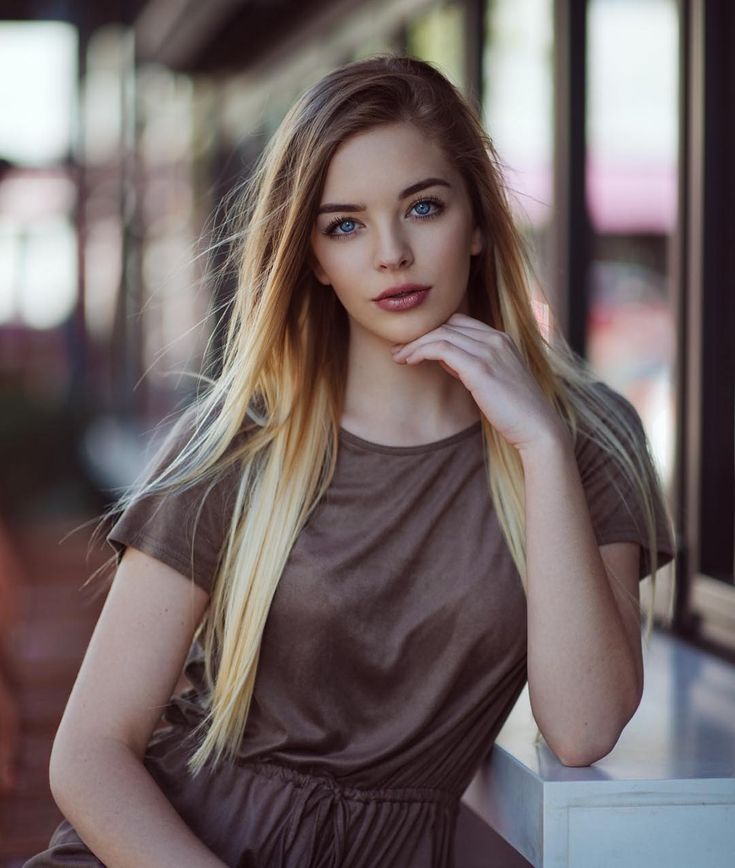
#> input picture girl2.jpg, 735 x 868 px
$ jupyter execute video.ipynb   (older library calls are emulated)
#> lines starting #> are read from the running program, lines starting #| are printed output that depends on the picture
[cell 1]
import cv2
import numpy as np
import matplotlib.pyplot as plt

# Leer la imagen
imagen = cv2.imread('girl2.jpg', cv2.IMREAD_GRAYSCALE)
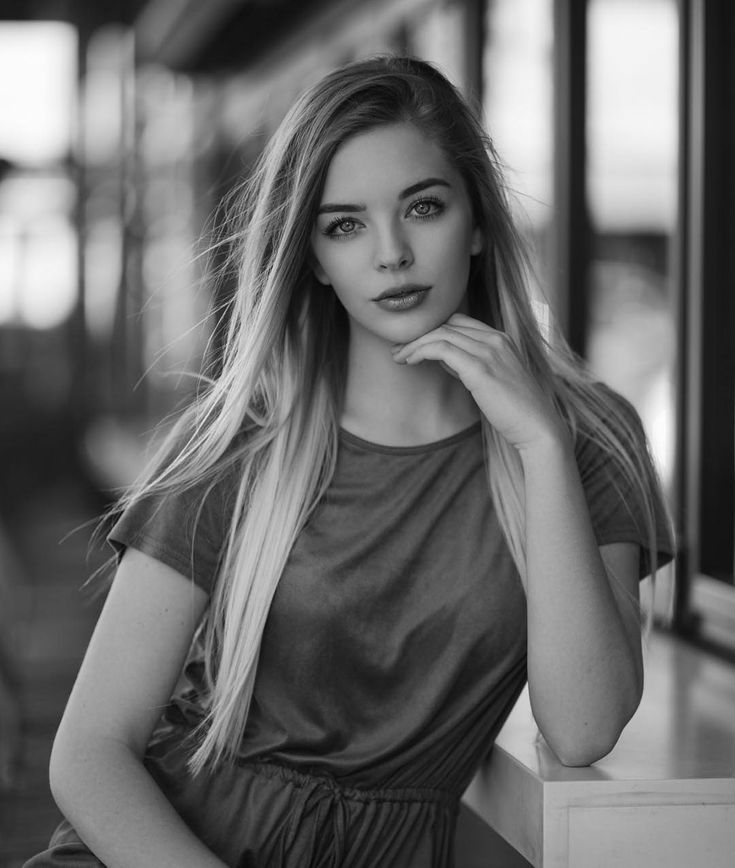
#> imagen: shape (868, 735); min 0, max 254, mean 106.1

# Aplicar el operador Laplaciano
laplaciano = cv2.Laplacian(imagen, cv2.CV_64F)
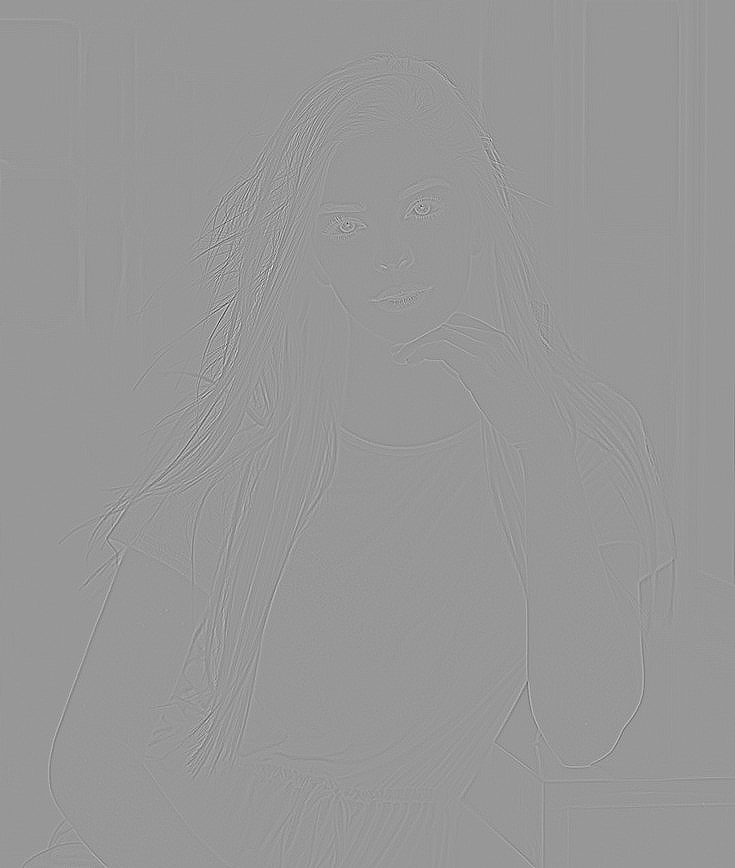
#> laplaciano: shape (868, 735) float64; min -382, max 261, mean 0; drawn with min black and max white

# Convertir los valores de píxeles a valores absolutos
laplaciano = np.uint8(np.absolute(laplaciano))
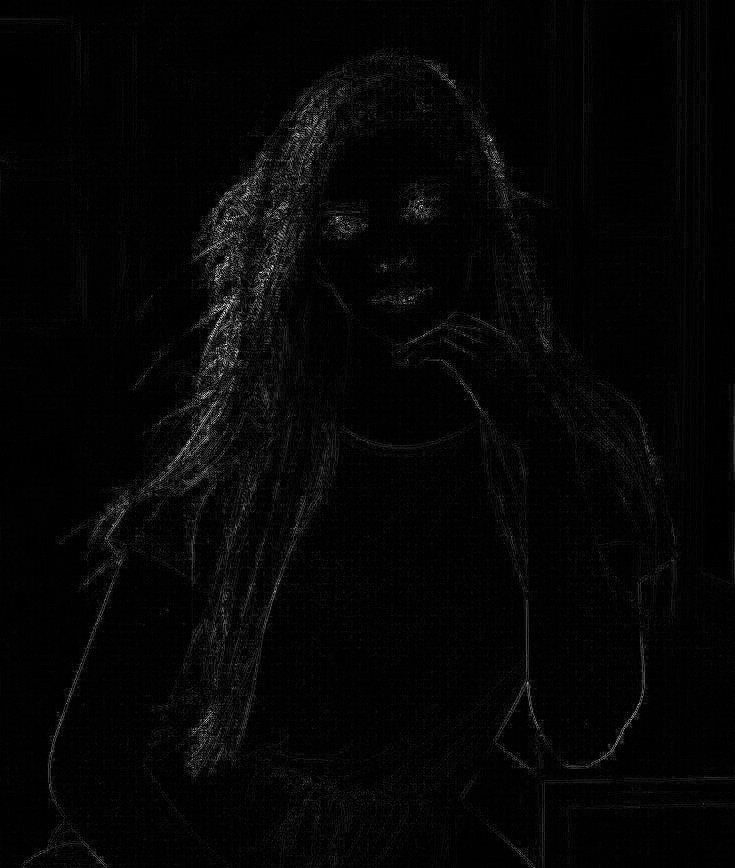
#> laplaciano: shape (868, 735); min 0, max 249, mean 5.7

# Mostrar la imagen original y la imagen con bordes detectados
plt.figure(figsize=(12, 6))
plt.subplot(1, 2, 1), plt.imshow(imagen, cmap='gray')
plt.title('Imagen Original'), plt.xticks([]), plt.yticks([])
plt.subplot(1, 2, 2), plt.imshow(laplaciano, cmap='gray')
plt.title('Bordes Detectados con Laplaciano'), plt.xticks([]), plt.yticks([])
plt.show()
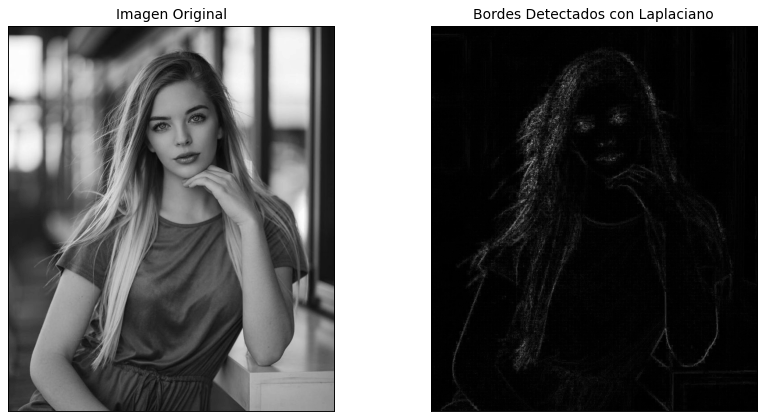
#> figure drawn by matplotlib, 2 panels

laplaciano del gausiano

[cell 2]
import cv2
import numpy as np
import matplotlib.pyplot as plt

# Leer la imagen en escala de grises
imagen = cv2.imread('girl2.jpg', cv2.IMREAD_GRAYSCALE)

# Aplicar filtro Gaussiano
imagen_suavizada = cv2.GaussianBlur(imagen, (3, 3), 0)  # Puedes ajustar el tamaño del kernel (3, 3) y la desviación estándar (0)

# Aplicar el operador Laplaciano
laplaciano = cv2.Laplacian(imagen_suavizada, cv2.CV_64F)
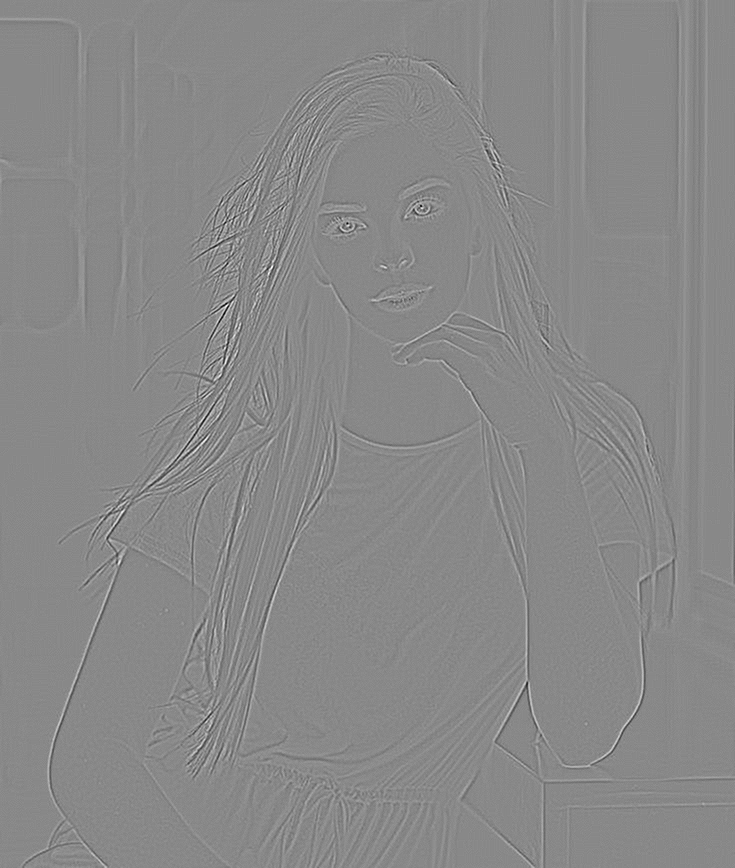
#> laplaciano: shape (868, 735) float64; min -87, max 75, mean 0; drawn with min black and max white

# Convertir los valores de píxeles a valores absolutos
laplaciano = np.uint8(np.absolute(laplaciano))
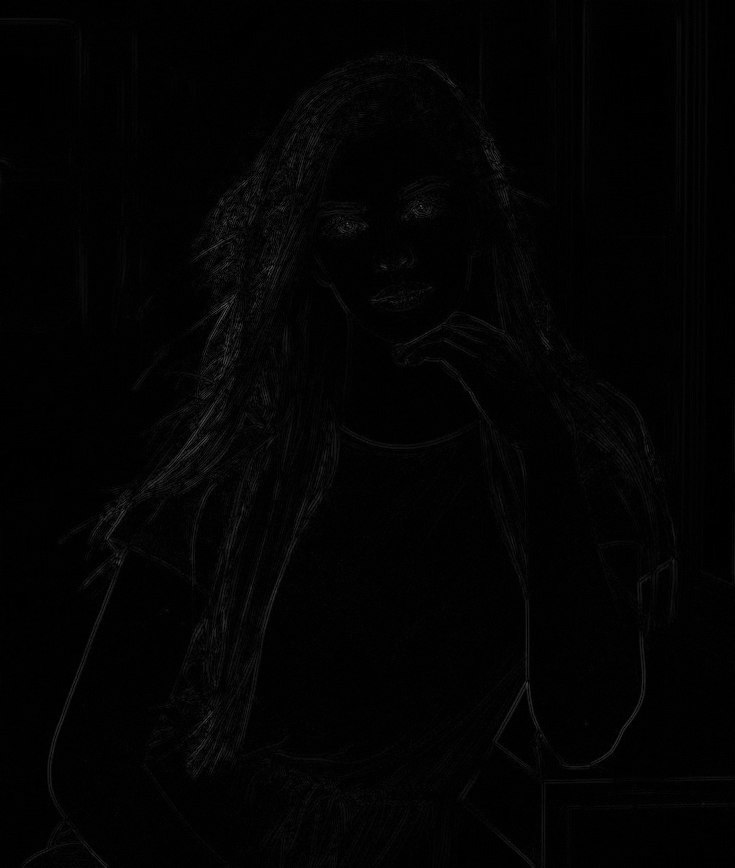
#> laplaciano: shape (868, 735); min 0, max 87, mean 2.9

# Mostrar la imagen original y la imagen con bordes detectados
plt.figure(figsize=(12, 6))

plt.subplot(1, 2, 1),
plt.imshow(imagen, cmap='gray')
plt.title('Imagen Original')

plt.subplot(1, 2, 2),
plt.imshow(laplaciano, cmap='gray')
plt.title('Bordes Detectados con LoG')
plt.show()

[cell 3]
import cv2
import  numpy as np
import matplotlib.pyplot as plt

imagen = cv2.imread('girl2.jpg', cv2.IMREAD_GRAYSCALE)

laplaciano = cv2.Laplacian(imagen, cv2.CV_64F)

laplaciano=np.uint8(np.absolute(laplaciano))

plt.figure(figsize=(12,6))
plt.subplot(1,2,1)
plt.imshow(imagen,cmap='gray')
plt.title('Imagen Original')

plt.subplot(1,2,2)
plt.imshow(laplaciano, cmap='gray')
plt.title('Bordes Detectados con Laplaciano')

plt.show()

$ run again, with girl1.jpg copied over girl2.jpg
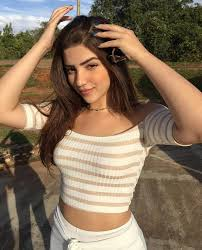
#> input picture girl1.jpg, 202 x 250 px
#> `imagen_suavizada = cv2.GaussianBlur(imagen, (3, 3), 0)`:
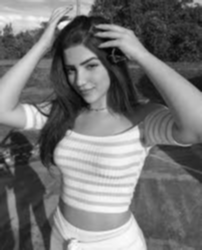
#> imagen_suavizada: shape (250, 202); min 4, max 252, mean 117.1
#> `laplaciano = np.uint8(np.absolute(laplaciano))`:
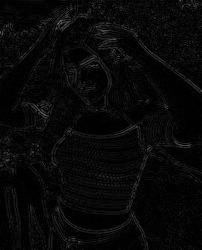
#> laplaciano: shape (250, 202); min 0, max 109, mean 8.4

$ run again, with cancer.jpg copied over girl2.jpg
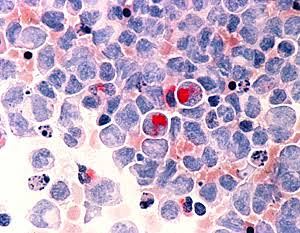
#> input picture cancer.jpg, 300 x 233 px
#> `imagen_suavizada = cv2.GaussianBlur(imagen, (3, 3), 0)`:
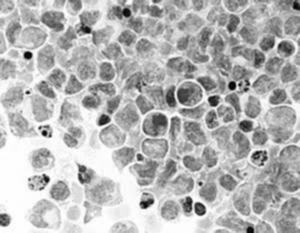
#> imagen_suavizada: shape (233, 300); min 4, max 255, mean 181.9
#> `laplaciano = np.uint8(np.absolute(laplaciano))`:
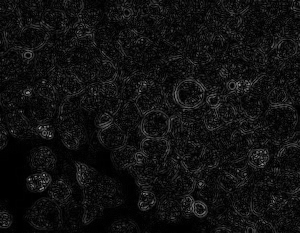
#> laplaciano: shape (233, 300); min 0, max 183, mean 16.7
